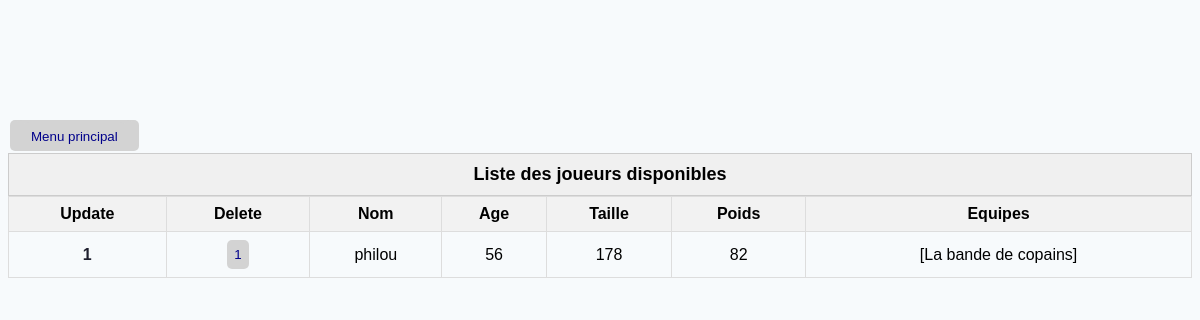
Before: /players with the older database file.
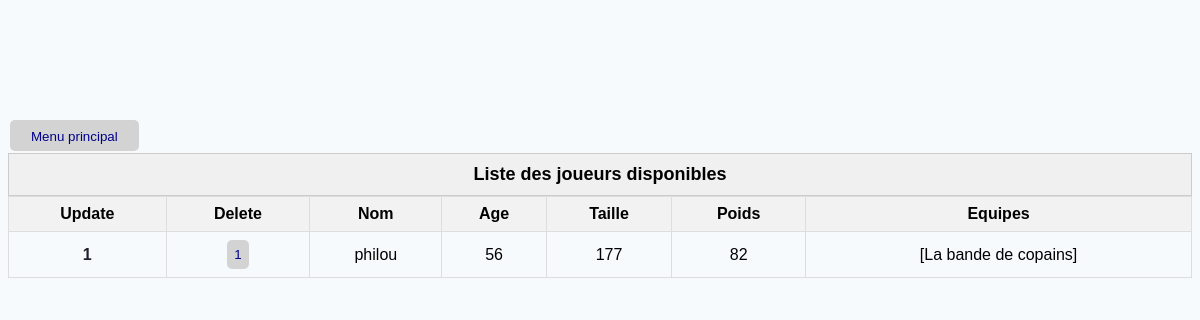
After: the same page with the newer database file.
### TennisModel.py (models this page shows, shortened)
class Player(db.Model):
    __tablename__ = 'player'
    id = db.Column(db.Integer, primary_key=True, autoincrement=True)
    name = db.Column(db.String(20), unique=True, nullable=False)
    birthDate = db.Column(db.DateTime, nullable=False)
    height = db.Column(db.Integer, nullable=False)
    weight = db.Column(db.Integer, nullable=False)
    clubId = db.Column(db.Integer, db.ForeignKey('club.id'), nullable=False)
    isActive = db.Column(db.Boolean, default=True)
    club = relationship('Club')
    teams = relationship('Team', secondary=player_team_association, back_populates='players')
    @property
    def age(self):
        today = datetime.now()
        return today.year - self.birthDate.year - ((today.month, today.day) < (self.birthDate.month, self.birthDate.day))
    def __repr__(self):
        return f'{self.name}'

class Team(db.Model):
    __tablename__ = 'team'
    id = db.Column(db.Integer, primary_key=True, autoincrement=True)
    name = db.Column(db.String(20), unique=True, nullable=False)
    captainId = db.Column(db.Integer, db.ForeignKey('player.id'))
    poolId = db.Column(db.Integer, db.ForeignKey('pool.id'))
    players = relationship('Player', secondary=player_team_association, back_populates='teams')  # Correction ici
    @property
    def pool(self):
        return Pool.query.get(self.poolId) if self.poolId else None
    def __repr__(self):
        return f'{self.name}'

### flask_app.py (the view)
@app.route('/players')
def show_players():
    players = Player.query.filter(Player.isActive).all()
    app.logger.debug(f'players: {players}')
    return render_template('players.html', players=players, active_players=True)

### flask_app.py (called while the page is built)
@app.before_request
def create_tables():
    db.create_all()

### templates/players.html (shortened to what this page needs)
{% extends 'base.html' %}
{% block main %}
{% set status = 'disponibles' if active_players else 'indisponibles' %}
<main>
    {% if players %}
    <table class="players">
        <caption class="table-caption">Liste des joueurs {{ status }}</caption>
        <thead>
        <tr>
            <th>Update</th>
            <th>Delete</th>
            <th>Nom</th>
            <th>Age</th>
            <th>Taille</th>
            <th>Poids</th>
            <th>Equipes</th>
        </tr>
        </thead>
        {% for player in players %}
        <div id="player">
            <tr>
                <td><a href="{{ url_for('update_player', id=player.id) }}">{{player.id}}</a></td>
                <td><button onclick="confirmDelete({{ player.id }})">{{player.id}}</button></td>
                <td>{{ player.name }}</td>
                <td>{{ player.age }}</td>
                <td>{{ player.height }}</td>
                <td>{{ player.weight }}</td>
                <td>{{ player.teams }}</td>
            </tr>
        </div>
        {%endfor %}
    </table>
    {% else %}
    <p style="font-size: 16px; text-align: center;">Pas de joueurs {{status}} ✌️</p>
    {% endif %}
</main>
{% endblock main %}

Changed rows visible on the page:
changed Player "philou": height "178" → "177"
